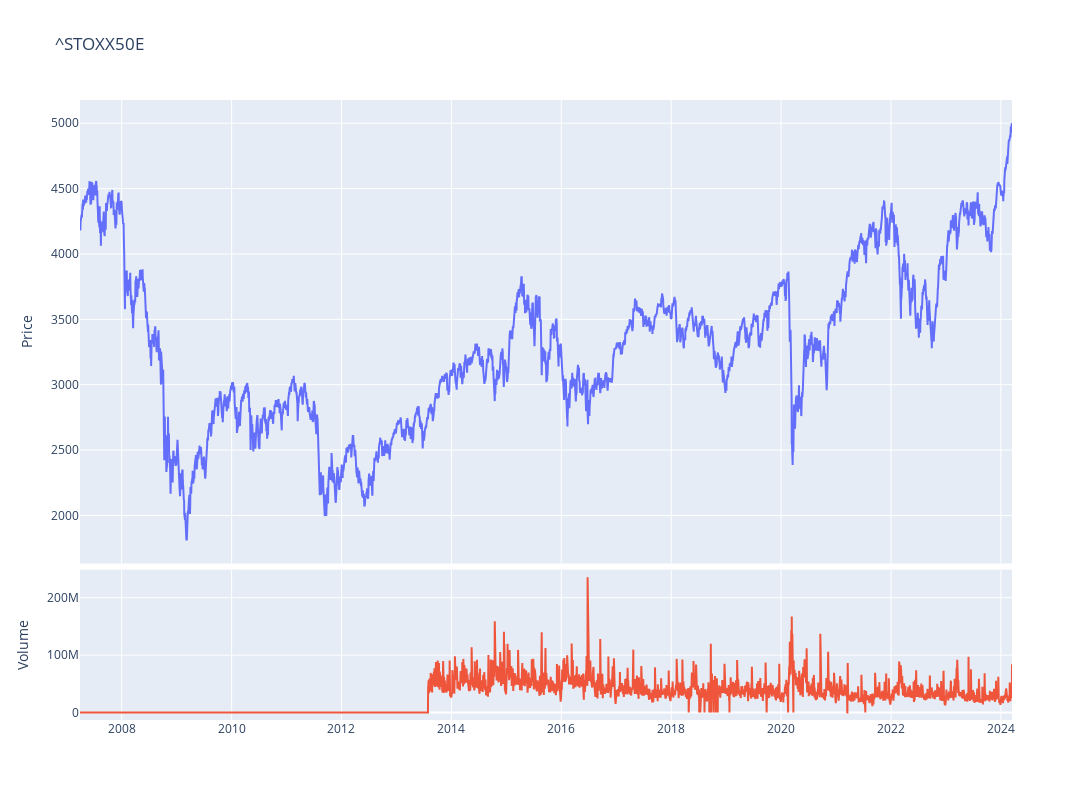

Write notebook code for a chart like this one.
### Code cell
fig = make_subplots(rows=4, cols=1,shared_xaxes=True,vertical_spacing=0.01,specs=[[{'rowspan':3,'colspan':1}],[None],[None],[{'rowspan':1,'colspan':1}]])

# Graph (1,1)
fig.add_trace(go.Scatter(x=stock_ticker.index,y=stock_ticker['Close'],mode="lines",name=f"{ticker}"),row=1, col=1)
# Update xaxis properties
fig.update_yaxes(title_text="Price", row=1, col=1)

# Graph (4,1)
fig.add_trace(go.Scatter(x=stock_ticker.index,y=stock_ticker['Volume'],mode="lines",name='Volume'),row=4, col=1)
fig.update_yaxes(title_text="Volume", row=4, col=1)

fig.update_layout(height=800, width=1300,showlegend=False,title=f"{ticker}")

fig.show()

### Figure 1 — Plotly figure (JSON) as saved in the notebook; plotly's stock layout.template omitted (floating-point values rounded to 4 significant figures; data arrays with more than 128 entries replaced by an {"elided": "..."} marker saying what was removed)
{"data": [{"mode": "lines", "name": "^STOXX50E", "type": "scatter", "x": {"elided": "4255 str values"}, "xaxis": "x", "y": {"elided": "4255 float values"}, "yaxis": "y"}, {"mode": "lines", "name": "Volume", "type": "scatter", "x": {"elided": "4255 str values"}, "xaxis": "x2", "y": {"elided": "4255 int values"}, "yaxis": "y2"}], "layout": {"height": 800, "showlegend": false, "title": {"text": "^STOXX50E"}, "width": 1300, "xaxis": {"anchor": "y", "domain": [0, 1], "matches": "x2", "showticklabels": false}, "xaxis2": {"anchor": "y2", "domain": [0, 1]}, "yaxis": {"anchor": "x", "domain": [0.2525, 1], "title": {"text": "Price"}}, "yaxis2": {"anchor": "x2", "domain": [0, 0.2425], "title": {"text": "Volume"}}}}
